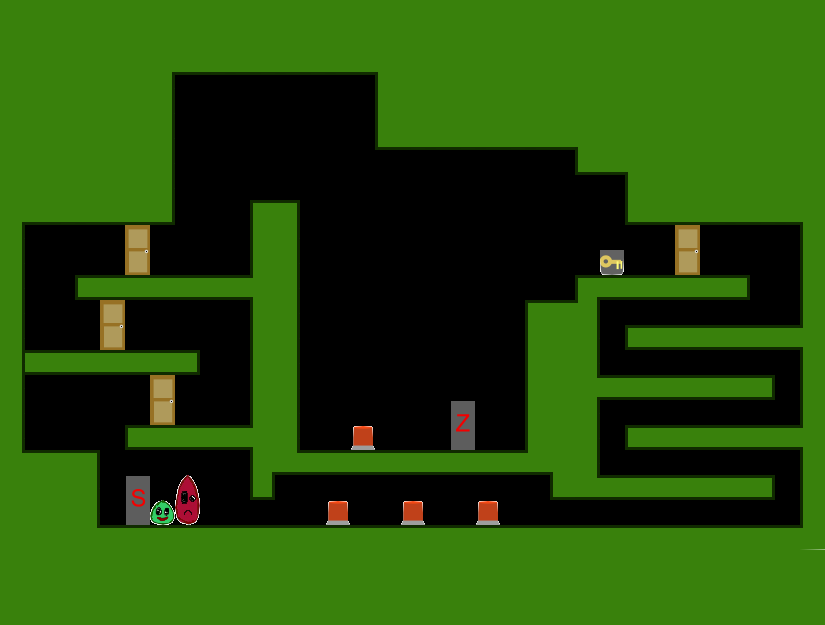

Rendered tile map (Tiled .tmx) drawn with the repository's tilesets; below, a short description and the map source with its tile grids summarised:
An orthogonal 33x25 tile map with 25x25 px tiles, 1 tile layer (Kachelebene 1).

<map version="1.0" orientation="orthogonal" width="33" height="25" tilewidth="25" tileheight="25">
 <tileset firstgid="1" name="Tileset" tilewidth="25" tileheight="25">
  <image source="../img/Tileset.png" width="400" height="250" />
 </tileset>
 <layer name="Kachelebene 1" width="33" height="25">
  <properties>
   <property name="Door1" value="" />
   <property name="Door2" value="" />
   <property name="Door3" value="" />
   <property name="Door4" value="" />
  </properties>
  <data>[825 cells, 515 non-empty, 36 distinct tile ids]</data>
 </layer>
</map>
